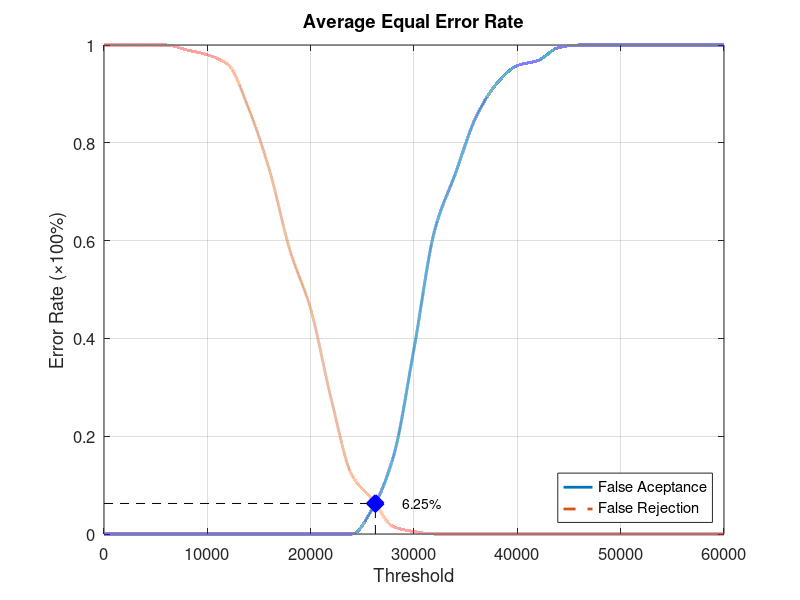
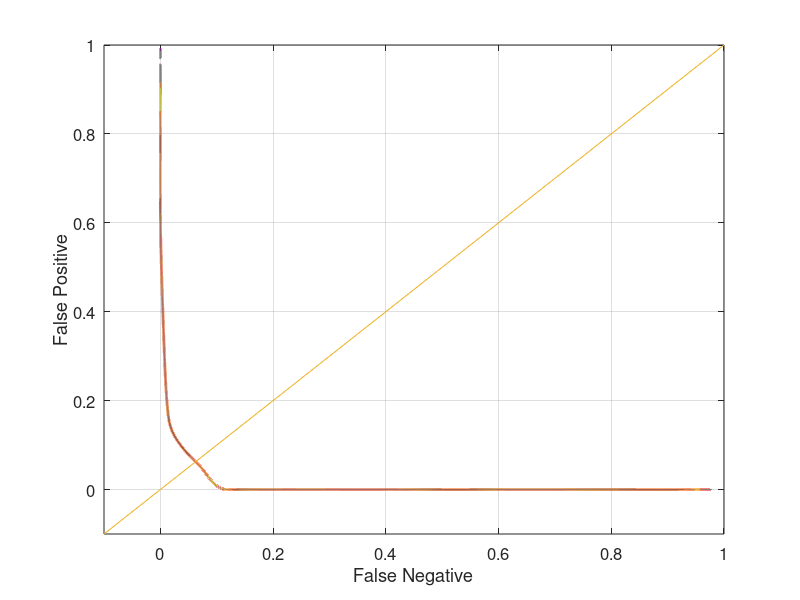

The MATLAB source for these figures, in order:
function yEER = Database2_2
close all;
clear;
clc;
x = 0:2000:60000;
xq = 0:0.5:60000;

y0 = [0 0 0 0 0 0 0 0 0 0 0 0 0 0.0526316 0.157895 0.378947 0.621053 0.736842 0.852632 0.921053 0.957895 0.968421 0.994737 1 1 1 1 1 1 1 1];
yy0 = interp1(x, y0, xq, 'pchip');
y1 = [1 1 1 1 0.99 0.98 0.96 0.87 0.745 0.58 0.46 0.275 0.12 0.07 0.015 0.005 0 0 0 0 0 0 0 0 0 0 0 0 0 0 0];
yy1 = interp1(x, y1, xq, 'pchip');

% Calculating EER: 
y2 = abs(y0 - y1);
find(y2 == min(y2))
yy2 = abs(yy0 - yy1);
xEER = find(yy2 == min(yy2));
xEERIndex = xq(xEER) % X-axis EER
yEER = yy0(xEER) % Y-axis EER

main = figure
plot(xq, yy0,'-','LineWidth', 2);	hold on
plot(xq, yy1,'--','LineWidth', 2);	hold on
plot([xEERIndex xEERIndex], [0 yEER], 'k--');	hold on
plot([0 xEERIndex], [yEER yEER], 'k--');	hold on
plot(xEERIndex, yEER, 'bx', 'LineWidth', 10);	hold on
text(xEERIndex + 10 * xEERIndex / 100, yEER, [num2str(round((10000 * yEER)) / 100) '%'])
legend('False Aceptance', 'False Rejection', 'Location', 'SouthEast')
xlabel('Threshold')
ylabel('Error Rate (\times100%)')
title('Average Equal Error Rate')
set(gca, 'FontSize', 12)
axis([0 60000 0 1])
grid on

print(main, 'Database2_2Main', '-dpng');
FNRxFPR = figure('Color', [1 1 1]);
plot(yy1, yy0, '-', yy1, yy0, 'LineWidth', 2);
hold on
y = -0.1:0.1:1
plot(y, y); 
set(gca, 'FontSize', 12)
xlabel('False Negative')
ylabel('False Positive')
axis([-0.1 1 -0.1 1])
set(gca, 'FontSize', 12)
grid on

print(FNRxFPR, 'Database2_2FNRxFPR','-dpng');
end
